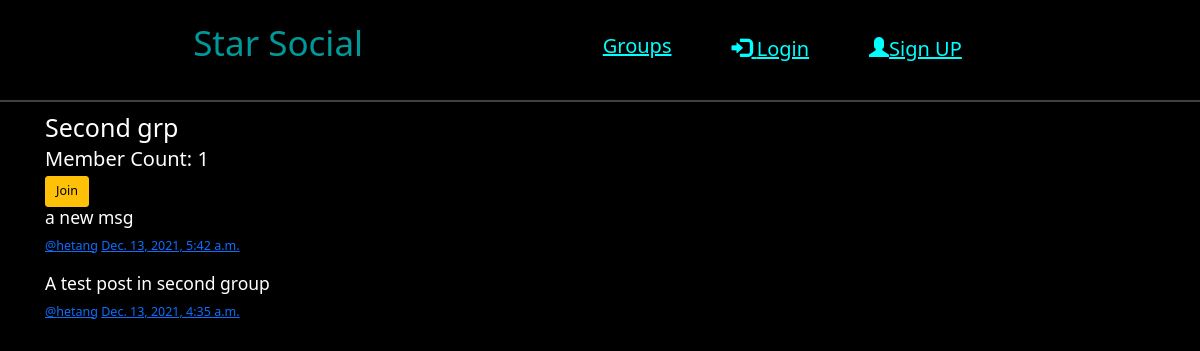
The app's page /groups/posts/in/second-grp/ with its own data.
### groups/models.py (models this page shows, shortened)
class Group(models.Model):
    name = models.CharField(max_length=255, unique=True)
    slug = models.SlugField(allow_unicode=True, unique=True)
    description = models.TextField(blank=True, default='')
    description_html = models.TextField(editable=False, default='', blank=True)
    members = models.ManyToManyField(User, through='GroupMember')
    class Meta():
        ordering = ['name']

### posts/models.py (models this page shows, shortened)
class Post(models.Model):
    user = models.ForeignKey(User, related_name='posts',on_delete=models.CASCADE)
    created_at = models.DateTimeField(auto_now=True)
    message = models.TextField()
    message_html = models.TextField(editable=False)
    group = models.ForeignKey(
        Group, related_name='posts', null=True, blank=True,on_delete=models.CASCADE)
    class Meta():
        ordering = ['-created_at']
        unique_together = ['user', 'message']

### groups/views.py (the view)
# urls.py: url(r'^posts/in/(?P<slug>[-\w]+)/$',views.SingleGroup.as_view(),name='single'),
class SingleGroup(generic.DetailView):
    model = Group

### groups/templates/groups/group_detail.html (shortened to what this page needs)
{% extends "groups/group_base.html" %}
{% block pregroup %}
<h1>{{group.name}}</h1>
<h2>Member Count: {{group.members.count}}</h2>
<div class="content">
  {% if user in group.members.all %}
  <a href="{%url 'groups:leave' slug=group.slug%}" class="btn btn-lg btn-fill btn-warning">
    <span class="glyphicon glyphicon-remove-circle"></span>Leave</a>
  {% else %}
  <a href="{%url 'groups:join' slug=group.slug%}" class="btn btn-lg btn-fill btn-warning">
    Join</a>
  {%endif%}
</div>
{%endblock%}
{%block group_content %}
<div class="col-md-8">
  {% if group.posts.count == 0 %}
    <h2>No posts in this group yet!</h2>
  {%else%}
    {% for post in group.posts.all %}
      {% include "posts/_post.html" %}
    {% endfor %}
  {%endif%}
</div>
{%endblock%}

### posts/templates/posts/_post.html (shortened to what this page needs)
<div class="post media">
  <h3>{{post.message_html|safe}}</h3>
  <div class="media-body">
    <h5 class="media-heading">
      <span class='username'>
        <a href="{% url 'posts:for_user' username=post.user.username%}">@{{post.user.username}}</a>
      </span>
      <time class='time'>
        <a href="{% url 'posts:single' username=post.user.username pk=post.pk%}">
        {{post.created_at}}</a>
      </time>
    </h5>
  </div>
</div>

### static/simplesocial/css/master.css (style rules this page uses)
body { margin: 0; overflow: hidden; background-color: black; color:white; }

### records on screen
Group: name "Second grp", members.count "1"
Post: message_html "a new msg", user.username "hetang", created_at "Dec. 13, 2021, 5:42 a.m."
Post: message_html "A test post in second group", user.username "hetang", created_at "Dec. 13, 2021, 4:35 a.m."
